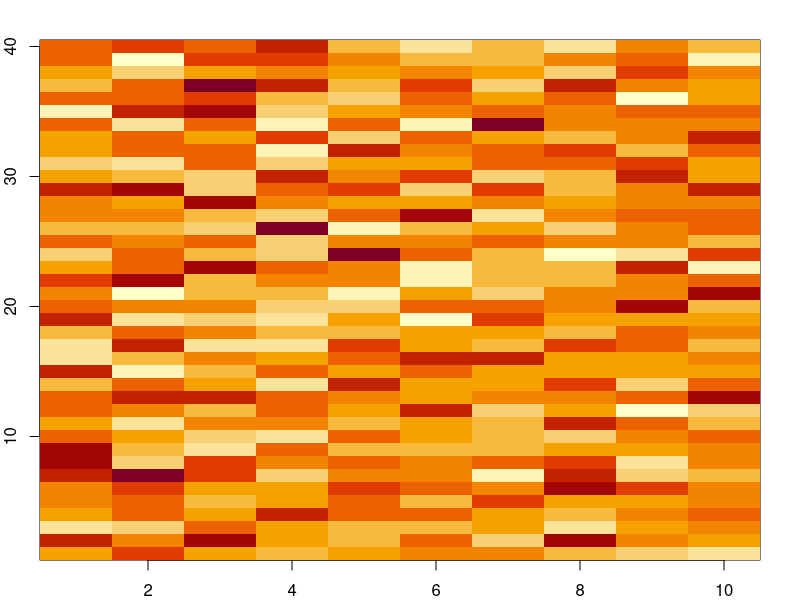
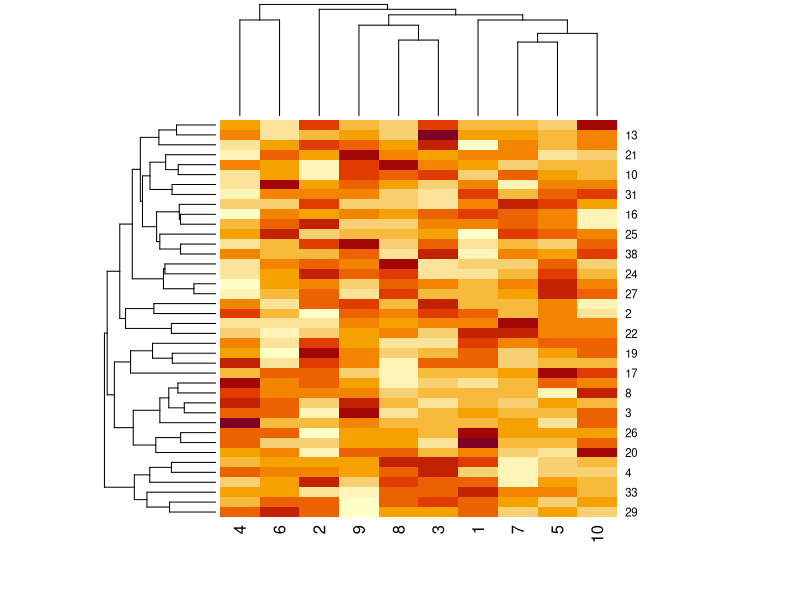
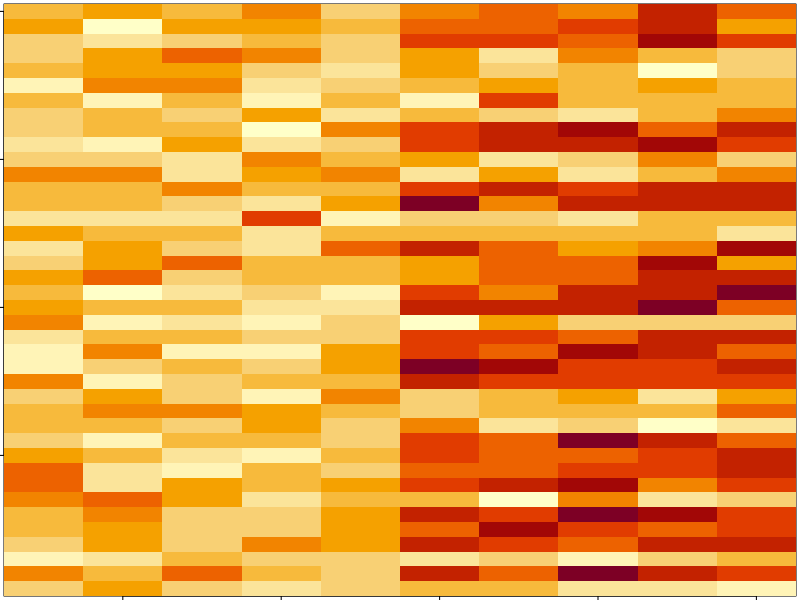
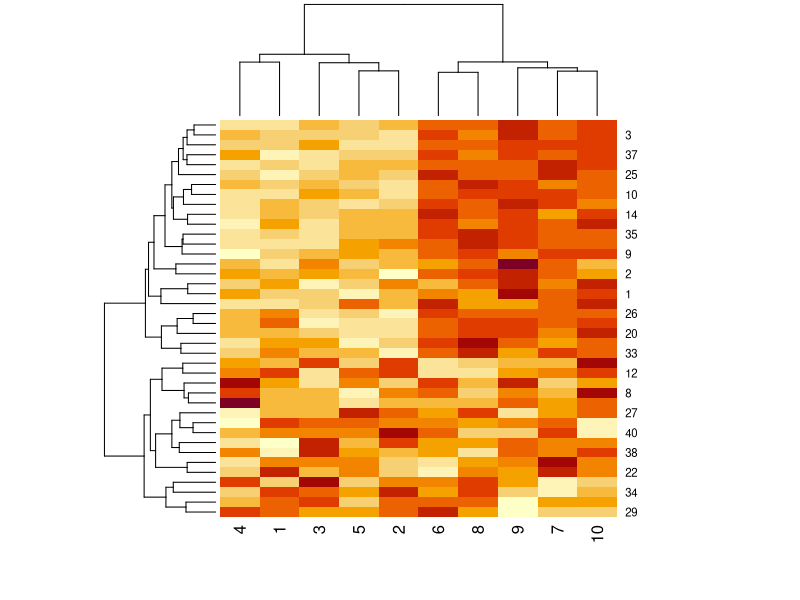
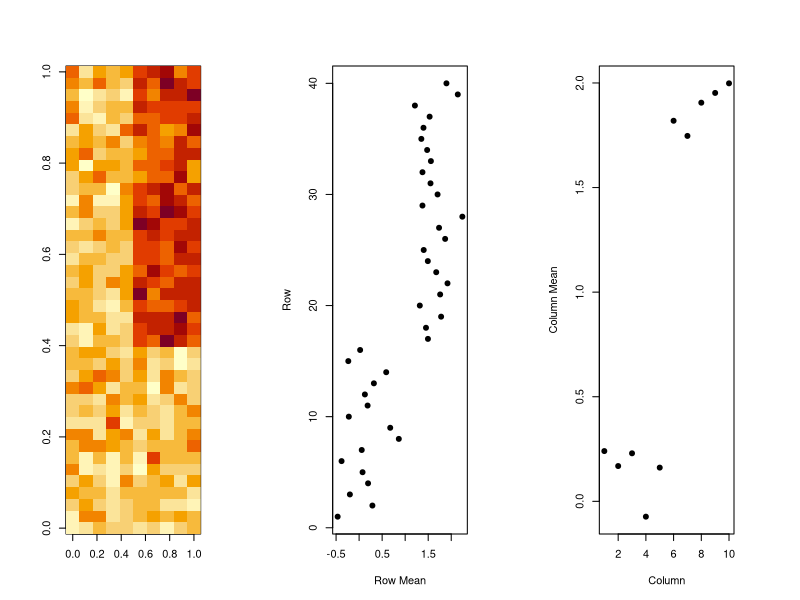

Reproduce these figures in R, in order.
# Dimension Reduction (Part 1)

# Matrix data
set.seed(12345)
par(mar = rep(2, 4))
dataMatrix <- matrix(rnorm(400), nrow = 40)
image(1:10, 1:40, t(dataMatrix)[, nrow(dataMatrix):1]) # 1:10, 1:40 specify the x and y axis label; the transpose & the subsetting is to make the heatmap look like our dataframe


# Cluster the data
par(mar = rep(0.2, 4))
heatmap(dataMatrix) # run hierarchical analysis on this dataset; no particular pattern because its random generated data

# What if we add a pattern?
set.seed(678910)
for (i in 1:40) {
        # flip a coin
        coinFlip <- rbinom(1, size = 1, prob = 0.5)
        # if coin is heads add a common pattern to that row
        if(coinFlip) {
                dataMatrix[i, ] <- dataMatrix[i, ] + rep(c(0, 3), each = 5) # the pattern: 5 of the columns have a mean of 0, the other 5 have a mean of 3
        }
}

# What if we add a pattern? - the data
par(mar = rep(0.2, 4))
image(1:10, 1:40, t(dataMatrix)[, nrow(dataMatrix):1]) # the right hand 5 columns are more yellow means higher value, red means lower value (left 5: mean of 0, right 5: mean of 3)

# What if we add a pattern? - the clustered data
par(mar = rep(0.2, 4))
heatmap(dataMatrix) # run hierarchical clustering using heatmap; shows data splits into 2 clusters, on the row there's no apparent cluster

# Patterns in rows and columns (take a closer look on marginal means of the rows/cols)
hh <- hclust(dist(dataMatrix)) # perform hierarchical clustering
dataMatrixOrdered <- dataMatrix[hh$order, ] # reorder according to the hierarchical analysis of the rows
par(mar = rep(5, 4))
par(mfrow = c(1, 3))
image(t(dataMatrixOrdered)[, nrow(dataMatrixOrdered):1])
plot(rowMeans(dataMatrixOrdered), 40:1, xlab = "Row Mean", ylab = "Row", pch = 19)
plot(colMeans(dataMatrixOrdered), xlab = "Column", ylab = "Column Mean", pch = 19)
# there's a clear shift in the mean of the rows as you move across the rows, also a clear shift in the mean of the cols as you move across the cols


